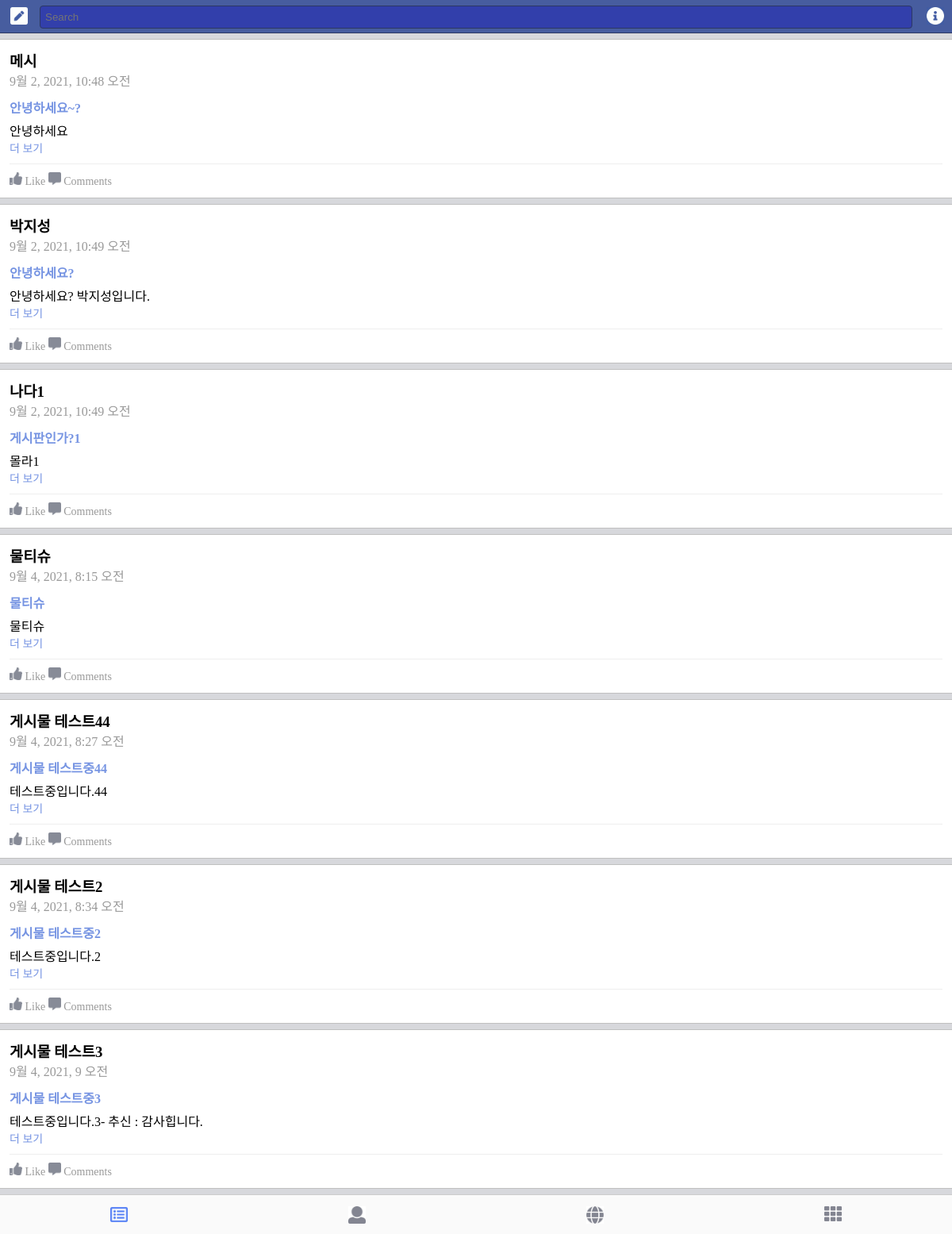
The page / on the database its author committed.
### facebook/models.py (models this page shows, shortened)
class Article(models.Model):
    author = models.CharField(max_length=120)
    title = models.CharField(max_length=120)
    text = models.TextField()
    password = models.CharField(max_length=120)
    created_at = models.DateTimeField(auto_now_add=True)

### facebook/views.py (the view)
# urls.py: path('', newsfeed),
def newsfeed(request):
    article = Article.objects.all()
    return render(request, 'newsfeed.html', {'articles' : article})

### facebook/templates/newsfeed.html (shortened to what this page needs)
<!DOCTYPE html>
<html lang="ko">
<head>
</head>
<body>
    <div class="header">
        <div class="btn1"><a href="{% url 'new_feed' %}"><img src="/static/ic_pencil.jpg" width="22px" style="margin: 9px 0 0 13px;"></div></a>
        <div class="search">
            <input type="text" class="searchbar" placeholder="Search">
        </div>
        <div class="btn2"><img src="/static/ic_info.jpg" width="22px" style="margin: 9px 0 0 13px;"></div>
    </div>
    <div class="container">
        {% for feed in articles %}
        <div class="feed">
            <h3 class="name">{{ feed.author }}</h3>
            <div class="date">{{ feed.created_at }}</div>
            <a href="/feed/{{ feed.pk }}" class="title">{{ feed.title }}</a>
            <p class="content">{{ feed.text }}</p><a class="more" href="/feed/{{ feed.pk }}">더 보기</a>
            <div class="accessory">
                <img src="/static/ic_like.jpg" width="16px"> Like <img src="/static/ic_comment.jpg" width="16px"> Comments
            </div>
        </div>
        {% endfor %}
    </div>
    <div class="footer">
        <div class="tab1"><img src="/static/ic_feed.jpg" width="22px" style="margin-top: 15px;"></div>
        <div class="tab2"><img src="/static/ic_person.jpg" width="22px" style="margin-top: 14px;"></div>
        <div class="tab3"><img src="/static/ic_globe.jpg" width="22px" style="margin-top: 14px;"></div>
        <div class="tab4"><img src="/static/ic_etc.jpg" width="22px" style="margin-top: 14px;"></div>
    </div>
</body>
</html>

### facebook/templates/newsfeed.html (style rules this page uses)
* { box-sizing: border-box; margin: 0; padding: 0; }
body { background-color: #d7d8dc; }
a { color: inherit; text-decoration: none; }
.header { background-color: #475d9f; color: #fff; border-bottom: 1px solid #2c3863; height: 42px; position: fixed; top: 0; left: 0; right: 0; }
.btn1 { position: absolute; left: 0px; }
.search { position: absolute; left: 50px; right: 50px; }
.searchbar { border: 1px solid #2c3863; background-color: #323fab; width: 100%; border-radius: 4px; padding: 6px; margin-top: 7px; color: #ffffff; }
.btn2 { position: absolute; right: 10px; }
.container { background-color: #d7d8dc; padding-bottom: 50px; padding-top: 42px; }
.footer { background-color: #fafafa; border-top: 1px solid #cccccc; height: 50px; position: fixed; bottom: 0; left: 0; right: 0; text-align: center; }
.tab1 { float: left; width: 25%; }
.tab2 { float: left; width: 25%; }
.tab3 { float: left; width: 25%; }
.tab4 { float: left; width: 25%; }
.date { color: #999; margin-bottom: 10px; }
.title { color: #6184dddd; font-weight: 600; }
.content { margin-top: 5px; }
.accessory { border-top: 1px solid #eee; padding-top: 10px; margin-top: 10px ; color: #999; font-size: 14px; }
.feed { background-color: #fff; border-top: 1px solid #c0c0c0; border-bottom: 1px solid #c0c0c0; margin: 7px 0; padding: 12px; }
.more { font-size: 14px; color: #6184dddd; }

### rows shown on the page
Article: author "메시", created_at "9월 2, 2021, 10:48 오전", title "안녕하세요~?", text "안녕하세요"
Article: author "박지성", created_at "9월 2, 2021, 10:49 오전", title "안녕하세요?", text "안녕하세요? 박지성입니다."
Article: author "나다1", created_at "9월 2, 2021, 10:49 오전", title "게시판인가?1", text "몰라1"
Article: author "물티슈", created_at "9월 4, 2021, 8:15 오전", title "물티슈", text "물티슈"
Article: author "게시물 테스트44", created_at "9월 4, 2021, 8:27 오전", title "게시물 테스트중44", text "테스트중입니다.44"
Article: author "게시물 테스트2", created_at "9월 4, 2021, 8:34 오전", title "게시물 테스트중2", text "테스트중입니다.2"
Article: author "게시물 테스트3", created_at "9월 4, 2021, 9 오전", title "게시물 테스트중3", text "테스트중입니다.3- 추신 : 감사힙니다."
